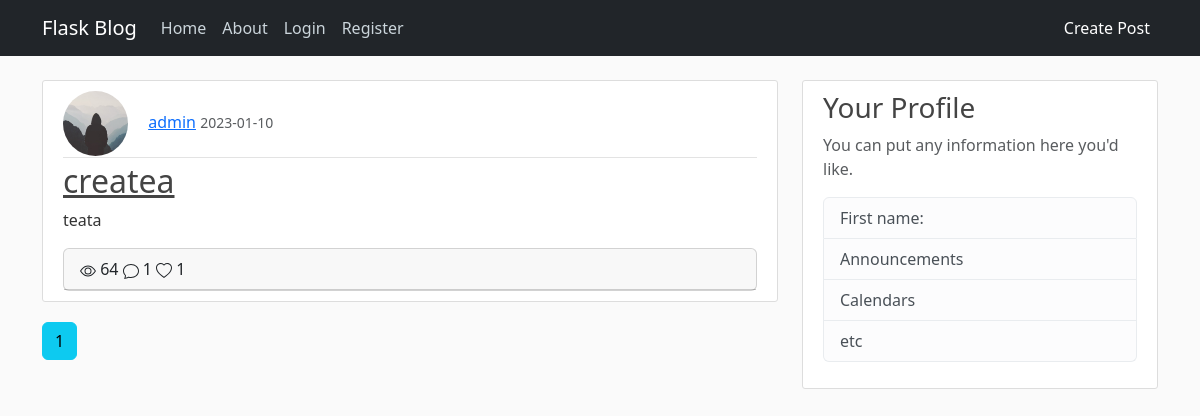
Page /home on the earlier database version.
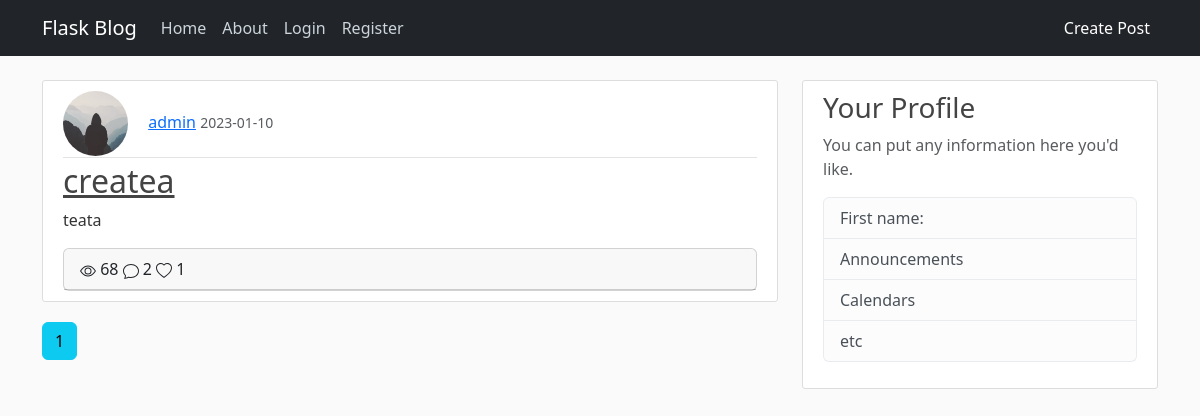
Same page on the later database version.
### blog/models.py (models this page shows, shortened)
class Post(db.Model):
    id = db.Column(db.Integer, primary_key=True)
    title = db.Column(db.String(100), nullable=False)
    date_posted = db.Column(db.DateTime, nullable=False, default=datetime.utcnow)
    content = db.Column(db.Text, nullable=False)
    user_id = db.Column(db.Integer, db.ForeignKey('user.id'), nullable=False)
    views = db.Column(db.Integer, default=0)
    comments = db.relationship('Comment', backref='post', passive_deletes=True)
    likes = db.relationship('Like', backref='post', passive_deletes=True)

class User(db.Model, UserMixin):
    id = db.Column(db.Integer, primary_key=True)
    username = db.Column(db.String(20), unique=True, nullable=False)
    email = db.Column(db.String(120), unique=True, nullable=False)
    image_file = db.Column(db.String(20), nullable=False, default='default.jpg')
    password = db.Column(db.String(60), nullable=False)
    posts = db.relationship('Post', backref='user', lazy=True)
    comments = db.relationship('Comment', backref='user', passive_deletes=True)
    likes = db.relationship('Like', backref='user', passive_deletes=True)

### blog/views.py (the view)
@main.route("/")
@main.route("/home")
def home():
    page = request.args.get('page', 1, type=int)
    posts = Post.query.order_by(Post.date_posted.desc()).paginate(page=page, per_page=5)
    return render_template('index.html', posts=posts)

### blog/templates/index.html (shortened to what this page needs)
{% extends "base.html" %}
{% block content %}
    {% for post in posts %}
        <article class="media content-section">
            <div class="article-metadata">
                <img class="rounded-circle article-img" src="{{ url_for('static', filename='profile_pics/' + post.user.image_file) }}">
                <a class="mr-2" href="#">{{ post.user.username }}</a>
                <small class="text-muted">{{ post.date_posted.strftime('%Y-%m-%d') }}</small>
            </div>
          <div class="media-body">
            <h2><a class="article-title" href="{{ url_for('post.post_detail', post_id=post.id) }}">{{ post.title }}</a></h2>
            <p class="article-content">{{ post.content }}</p>
          </div>
            <div class="card">
                 <div class="card-header">
                     {{post.views}}
                     {{post.comments|length}}
                     {{post.likes|length}}
                 </div>
            </div>
        </article>
    {% endfor %}
    {% for page_num in posts.iter_pages(left_edge=1, right_edge=1, left_current=1, right_current=2) %}
      {% if page_num %}
        {% if posts.page == page_num %}
          <a class="btn btn-info mb-4" href="{{ url_for('main.home', page=page_num) }}">{{ page_num }}</a>
        {% else %}
          <a class="btn btn-outline-info mb-4" href="{{ url_for('main.home', page=page_num) }}">{{ page_num }}</a>
        {% endif %}
      {% endif %}
    {% endfor %}
{% endblock content %}
{% block content2 %}
<div class="col-md-4">
  <div class="content-section">
    <h3>Your Profile</h3>
    <p class='text-muted'>You can put any information here you'd like.
      <ul class="list-group">
        <li class="list-group-item list-group-item-light">First name: </li>
        <li class="list-group-item list-group-item-light">Announcements</li>
        <li class="list-group-item list-group-item-light">Calendars</li>
        <li class="list-group-item list-group-item-light">etc</li>
      </ul>
    </p>
  </div>
</div>
{% endblock content2 %}

### blog/templates/base.html (shortened to what this page needs)
<!doctype html>
<html lang="en">
  <head>
    <link href="https://cdn.jsdelivr.net/npm/bootstrap@5.3.0-alpha1/dist/css/bootstrap.min.css" rel="stylesheet">
    <link rel="stylesheet" type="text/css" href="{{ url_for('static', filename='main.css') }}">  </head>
  <body>
  {% include 'include/navbar.html'%}
    <main role="main" class="container">
      <div class="row">
        <div class="col-md-8">
          {% block content %}{% endblock %}
        </div>
          {% block content2 %}{% endblock %}
      </div>
    </main>
  </body>
</html>

### blog/templates/include/navbar.html (shortened to what this page needs)
<header class="site-header">
    <nav class="navbar navbar-expand-md navbar-dark bg-dark fixed-top">
      <div class="container">
        <a class="navbar-brand mr-4" href="/home">Flask Blog</a>
        <div class="collapse navbar-collapse" id="navbarToggle">
          <div class="navbar-nav mr-auto">
            <a class="nav-item nav-link" href="/home">Home</a>
            <a class="nav-item nav-link" href="/about">About</a>
          </div>
          <div class="navbar-nav">
            {% if current_user.is_authenticated %}
              <a class="nav-item nav-link" href="/logout">Logout</a>
            {% else %}
              <a class="nav-item nav-link" href="/login">Login</a>
              <a class="nav-item nav-link" href="/register">Register</a>
            {% endif %}
          </div>
        </div>
         <ul class="navbar-nav ml-auto">
            <li class="nav-item">
              <a class="nav-link text-white" href="/post/new">Create Post</a>
            </li>
         </ul>
      </div>
    </nav>
</header>

### blog/static/main.css (style rules this page uses)
body { background: #fafafa; color: #333333; margin-top: 5rem; }
h1, h2, h3, h4, h5, h6 { color: #444444; }
.site-header .navbar-nav .nav-link { color: #cbd5db; }
.content-section { background: #ffffff; padding: 10px 20px; border: 1px solid #dddddd; border-radius: 3px; margin-bottom: 20px; }
.article-title { color: #444444; }
.article-content { white-space: pre-line; }
.article-img { height: 65px; width: 65px; margin-right: 16px; }
.article-metadata { padding-bottom: 1px; margin-bottom: 4px; border-bottom: 1px solid #e3e3e3 }

Differences in the rows shown:
changed Post "createa": views "64" → "68"; comments|length "1" → "2"
